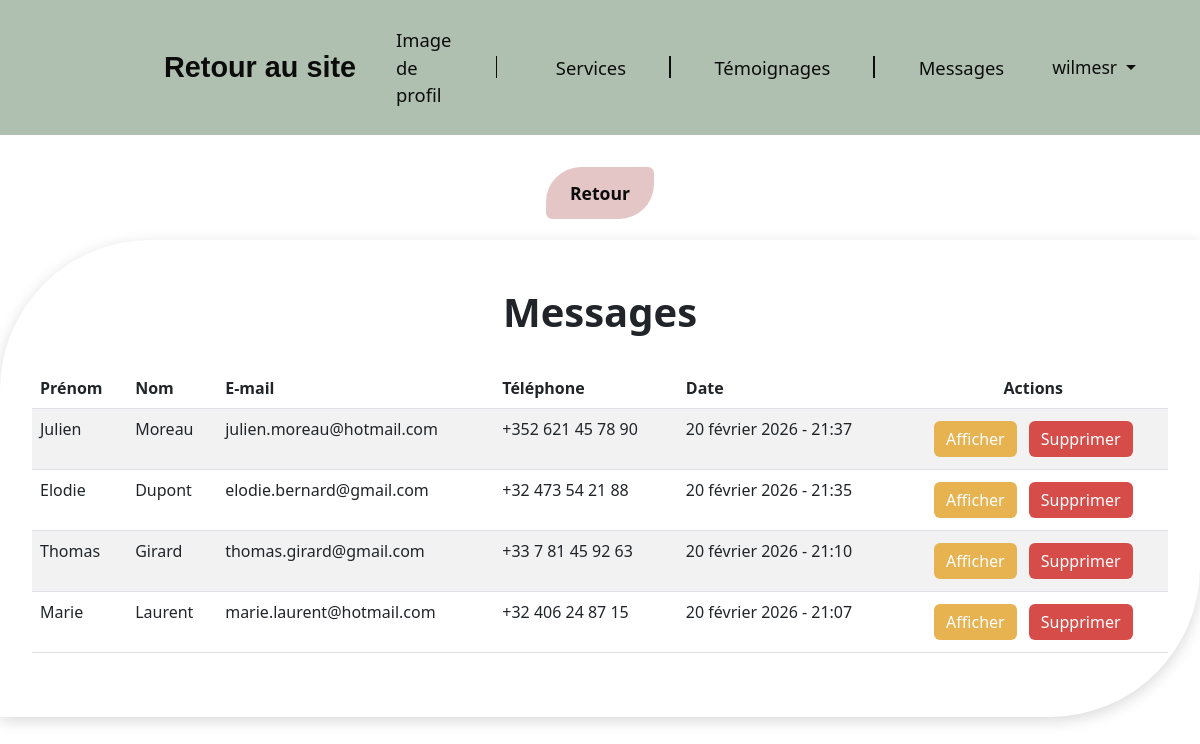
The page /admin/contact.php (signed in) on the database its author committed.
### tables this page shows
CREATE TABLE IF NOT EXISTS `contact` (
  `id` int NOT NULL AUTO_INCREMENT,
  `prenom` varchar(255) NOT NULL,
  `nom` varchar(255) NOT NULL,
  `email` varchar(255) NOT NULL,
  `telephone` varchar(50) NOT NULL,
  `message` text NOT NULL,
  `date` datetime NOT NULL,
  PRIMARY KEY (`id`)
);

### admin/contact.php (the view, shortened to what this page needs)
<?php
require "../connexion.php";
function formatTelephone($telephone) {
    $telephone = preg_replace('/\s+/', '', $telephone);
    if (preg_match('/^(\+32|\+33|\+352)(\d+)$/', $telephone, $matches)) {
        $prefix = $matches[1];
        $number = $matches[2];
        if (($prefix === '+33' || $prefix === '+32') && substr($number,0,1) === '0') {
            $number = substr($number,1);
        }
        switch ($prefix) {
            case '+32':
                $number = preg_replace('/(\d{3})(\d{2})(\d{2})(\d{0,2})/', '$1 $2 $3 $4', $number);
                break;
            case '+33':
                $number = preg_replace('/(\d{1})(\d{2})(\d{2})(\d{2})(\d{0,2})/', '$1 $2 $3 $4 $5', $number);
                break;
            case '+352':
                $number = preg_replace('/(\d{3})(\d{2})(\d{2})(\d{0,2})/', '$1 $2 $3 $4', $number);
                break;
        }
        return $prefix . ' ' . trim($number);
    }
    return $telephone;
}
$req = $bdd->query("SELECT id, prenom, nom, telephone, email, date FROM contact ORDER BY date DESC");
?>
<!DOCTYPE html>
<html lang="fr">
<head>
    <link rel="stylesheet" href="../bootstrap/css/bootstrap.min.css">
    <link rel="stylesheet" href="admin.css">
</head>
<body class="admin-page">
<?php include("partials/header.php"); ?>
<div class="text-center mb-3">
    <a href="dashboard.php" class="btn btn-retour">Retour</a>
</div>
<div class="zone-centrage-services">
    <div class="conteneur-services">
        <h1 class="titre-services">Messages</h1>
        <table class="table table-striped">
            <thead>
                <tr>
                    <th>Prénom</th>
                    <th>Nom</th>
                    <th>E-mail</th>
                    <th>Téléphone</th>
                    <th>Date</th>
                    <th class="text-center">Actions</th>
                </tr>
            </thead>
            <tbody>
            <?php while($don = $req->fetch()): ?>
                <tr>
                    <td data-label="Prénom"><?= htmlspecialchars($don['prenom']) ?></td>
                    <td data-label="Nom"><?= htmlspecialchars($don['nom']) ?></td>
                    <td data-label="E-mail"><?= htmlspecialchars($don['email']) ?></td>
                    <td data-label="Téléphone"><?= formatTelephone($don['telephone']) ?></td>
                    <?php
                    $dateObj = new DateTime($don['date']);
                    $fmt = new IntlDateFormatter('fr_FR', IntlDateFormatter::LONG, IntlDateFormatter::NONE);
                    $fmt->setPattern('d MMMM yyyy - HH:mm');
                    ?>
                    <td data-label="Date"><?= $fmt->format($dateObj) ?></td>
                    <td data-label="Actions" class="text-center">
                        <a href="message.php?id=<?= $don['id'] ?>" class="btn btn-service-modifier m-1">Afficher</a>
                        <a href="contact.php?delete=<?= $don['id'] ?>"
                           class="btn btn-service-supprimer m-1"
                           onclick="return confirm('Voulez-vous vraiment supprimer ce message ?')">Supprimer</a>
                    </td>
                </tr>
            <?php endwhile; ?>
            </tbody>
        </table>
    </div>
</div>
</body>
</html>

### admin/admin.css (style rules this page uses)
.zone-centrage-services { display:flex;justify-content:center;align-items:flex-start;padding-top:5vh;padding-bottom:3rem;width:100% }
.conteneur-services { background-color:#fff;padding:3rem 2rem;border-top-left-radius:9.375rem;border-bottom-right-radius:9.375rem;width:100%;max-width:93.75rem;box-shadow:0 4px 15px rgba(0,0,0,.15) }
.btn-retour { display:inline-block;padding:.8rem 1.5rem;font-size:1.1rem;background-color:rgba(216,174,173,.7);color:#0c0c0c;font-weight:600;text-decoration:none;border:none;border-top-left-radius:2.188rem;border-bottom-right-radius:2.188rem;transition:background-color .15s ease,transform .15s ease;margin-top:2rem;margin-bottom:-2em;text-align:center }
.btn-service-modifier { border:none;background-color:#e7b250;color:#fff;transition:background-color .15s ease,transform .15s ease }
.btn-service-supprimer { border:none;background-color:#d64c49;color:#fff;transition:background-color .15s ease,transform .15s ease }
.titre-services { font-size:2.5rem;font-weight:600;text-align:center;margin-bottom:2rem }

### rows shown on the page
contact: prenom "Julien", nom "Moreau", email "julien.moreau@hotmail.com", telephone "+352 621 45 78 90", date "20 février 2026 - 21:37"
contact: prenom "Elodie", nom "Dupont", email "elodie.bernard@gmail.com", telephone "+32 473 54 21 88", date "20 février 2026 - 21:35"
contact: prenom "Thomas", nom "Girard", email "thomas.girard@gmail.com", telephone "+33 7 81 45 92 63", date "20 février 2026 - 21:10"
contact: prenom "Marie", nom "Laurent", email "marie.laurent@hotmail.com", telephone "+32 406 24 87 15", date "20 février 2026 - 21:07"

### other values the page prints
$_SESSION['login'] "wilmesr"
